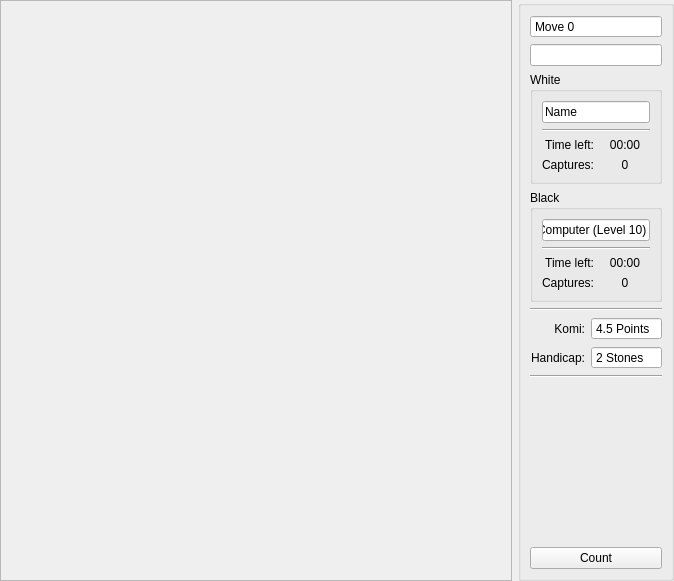
<ui version="4.0" >
 <class>GameScreen</class>
 <widget class="QWidget" name="GameScreen" >
  <property name="geometry" >
   <rect>
    <x>0</x>
    <y>0</y>
    <width>674</width>
    <height>581</height>
   </rect>
  </property>
  <layout class="QHBoxLayout" name="horizontalLayout_2" >
   <property name="margin" >
    <number>0</number>
   </property>
   <item>
    <widget class="QFrame" name="gameFrame" >
     <property name="frameShape" >
      <enum>QFrame::StyledPanel</enum>
     </property>
     <property name="frameShadow" >
      <enum>QFrame::Raised</enum>
     </property>
    </widget>
   </item>
   <item>
    <widget class="QGroupBox" name="infoBox" >
     <property name="sizePolicy" >
      <sizepolicy vsizetype="Preferred" hsizetype="Fixed" >
       <horstretch>0</horstretch>
       <verstretch>0</verstretch>
      </sizepolicy>
     </property>
     <property name="title" >
      <string/>
     </property>
     <layout class="QGridLayout" name="gridLayout_3" >
      <item row="4" column="0" colspan="2" >
       <widget class="QGroupBox" name="capturesBox" >
        <property name="title" >
         <string>White</string>
        </property>
        <layout class="QGridLayout" name="gridLayout" >
         <item row="5" column="0" >
          <widget class="QLabel" name="label" >
           <property name="text" >
            <string>Captures:</string>
           </property>
           <property name="alignment" >
            <set>Qt::AlignRight|Qt::AlignTrailing|Qt::AlignVCenter</set>
           </property>
          </widget>
         </item>
         <item row="5" column="1" >
          <widget class="QLabel" name="whiteCapturesLabel" >
           <property name="text" >
            <string>0</string>
           </property>
           <property name="alignment" >
            <set>Qt::AlignCenter</set>
           </property>
          </widget>
         </item>
         <item row="4" column="0" >
          <widget class="QLabel" name="label_2" >
           <property name="text" >
            <string>Time left:</string>
           </property>
           <property name="alignment" >
            <set>Qt::AlignRight|Qt::AlignTrailing|Qt::AlignVCenter</set>
           </property>
          </widget>
         </item>
         <item row="4" column="1" >
          <widget class="QLabel" name="whiteTimeLabel" >
           <property name="text" >
            <string>00:00</string>
           </property>
           <property name="alignment" >
            <set>Qt::AlignCenter</set>
           </property>
          </widget>
         </item>
         <item row="2" column="0" colspan="2" >
          <widget class="KLineEdit" name="whitePlayerName" >
           <property name="enabled" >
            <bool>true</bool>
           </property>
           <property name="focusPolicy" >
            <enum>Qt::NoFocus</enum>
           </property>
           <property name="contextMenuPolicy" >
            <enum>Qt::NoContextMenu</enum>
           </property>
           <property name="acceptDrops" >
            <bool>false</bool>
           </property>
           <property name="text" >
            <string>Name</string>
           </property>
           <property name="readOnly" >
            <bool>true</bool>
           </property>
           <property name="urlDropsEnabled" >
            <bool>false</bool>
           </property>
          </widget>
         </item>
         <item row="3" column="0" colspan="2" >
          <widget class="Line" name="line_3" >
           <property name="orientation" >
            <enum>Qt::Horizontal</enum>
           </property>
          </widget>
         </item>
        </layout>
       </widget>
      </item>
      <item row="7" column="0" >
       <widget class="QLabel" name="label_3" >
        <property name="text" >
         <string>Komi:</string>
        </property>
        <property name="alignment" >
         <set>Qt::AlignRight|Qt::AlignTrailing|Qt::AlignVCenter</set>
        </property>
        <property name="buddy" >
         <cstring>komiSpinBox</cstring>
        </property>
       </widget>
      </item>
      <item row="8" column="0" >
       <widget class="QLabel" name="label_5" >
        <property name="text" >
         <string>Handicap:</string>
        </property>
        <property name="alignment" >
         <set>Qt::AlignRight|Qt::AlignTrailing|Qt::AlignVCenter</set>
        </property>
        <property name="buddy" >
         <cstring>handicapSpinBox</cstring>
        </property>
       </widget>
      </item>
      <item row="10" column="0" colspan="2" >
       <spacer name="verticalSpacer" >
        <property name="orientation" >
         <enum>Qt::Vertical</enum>
        </property>
        <property name="sizeHint" stdset="0" >
         <size>
          <width>20</width>
          <height>280</height>
         </size>
        </property>
       </spacer>
      </item>
      <item row="1" column="0" colspan="2" >
       <widget class="QLineEdit" name="playerLabel" >
        <property name="focusPolicy" >
         <enum>Qt::NoFocus</enum>
        </property>
        <property name="contextMenuPolicy" >
         <enum>Qt::NoContextMenu</enum>
        </property>
        <property name="acceptDrops" >
         <bool>false</bool>
        </property>
        <property name="text" >
         <string/>
        </property>
        <property name="readOnly" >
         <bool>true</bool>
        </property>
       </widget>
      </item>
      <item row="11" column="0" colspan="2" >
       <widget class="KPushButton" name="countButton" >
        <property name="text" >
         <string>Count</string>
        </property>
       </widget>
      </item>
      <item row="6" column="0" colspan="2" >
       <widget class="Line" name="line" >
        <property name="orientation" >
         <enum>Qt::Horizontal</enum>
        </property>
       </widget>
      </item>
      <item row="9" column="0" colspan="2" >
       <widget class="Line" name="line_2" >
        <property name="orientation" >
         <enum>Qt::Horizontal</enum>
        </property>
       </widget>
      </item>
      <item row="8" column="1" >
       <widget class="QSpinBox" name="handicapSpinBox" >
        <property name="focusPolicy" >
         <enum>Qt::NoFocus</enum>
        </property>
        <property name="contextMenuPolicy" >
         <enum>Qt::NoContextMenu</enum>
        </property>
        <property name="readOnly" >
         <bool>true</bool>
        </property>
        <property name="buttonSymbols" >
         <enum>QAbstractSpinBox::NoButtons</enum>
        </property>
        <property name="suffix" >
         <string> Stones</string>
        </property>
        <property name="minimum" >
         <number>2</number>
        </property>
        <property name="maximum" >
         <number>9</number>
        </property>
       </widget>
      </item>
      <item row="7" column="1" >
       <widget class="QDoubleSpinBox" name="komiSpinBox" >
        <property name="focusPolicy" >
         <enum>Qt::NoFocus</enum>
        </property>
        <property name="contextMenuPolicy" >
         <enum>Qt::NoContextMenu</enum>
        </property>
        <property name="readOnly" >
         <bool>true</bool>
        </property>
        <property name="buttonSymbols" >
         <enum>QAbstractSpinBox::NoButtons</enum>
        </property>
        <property name="suffix" >
         <string> Points</string>
        </property>
        <property name="decimals" >
         <number>1</number>
        </property>
        <property name="maximum" >
         <double>50.000000000000000</double>
        </property>
        <property name="value" >
         <double>4.500000000000000</double>
        </property>
       </widget>
      </item>
      <item row="0" column="0" colspan="2" >
       <widget class="QSpinBox" name="moveSpinBox" >
        <property name="focusPolicy" >
         <enum>Qt::NoFocus</enum>
        </property>
        <property name="contextMenuPolicy" >
         <enum>Qt::NoContextMenu</enum>
        </property>
        <property name="readOnly" >
         <bool>true</bool>
        </property>
        <property name="buttonSymbols" >
         <enum>QAbstractSpinBox::NoButtons</enum>
        </property>
        <property name="suffix" >
         <string/>
        </property>
        <property name="prefix" >
         <string>Move </string>
        </property>
        <property name="maximum" >
         <number>1000000</number>
        </property>
       </widget>
      </item>
      <item row="5" column="0" colspan="2" >
       <widget class="QGroupBox" name="groupBox" >
        <property name="title" >
         <string>Black</string>
        </property>
        <layout class="QGridLayout" name="gridLayout_2" >
         <item row="3" column="0" >
          <widget class="QLabel" name="label_4" >
           <property name="text" >
            <string>Captures:</string>
           </property>
           <property name="alignment" >
            <set>Qt::AlignRight|Qt::AlignTrailing|Qt::AlignVCenter</set>
           </property>
          </widget>
         </item>
         <item row="3" column="1" >
          <widget class="QLabel" name="blackCapturesLabel" >
           <property name="text" >
            <string>0</string>
           </property>
           <property name="alignment" >
            <set>Qt::AlignCenter</set>
           </property>
          </widget>
         </item>
         <item row="2" column="0" >
          <widget class="QLabel" name="label_6" >
           <property name="text" >
            <string>Time left:</string>
           </property>
           <property name="alignment" >
            <set>Qt::AlignRight|Qt::AlignTrailing|Qt::AlignVCenter</set>
           </property>
          </widget>
         </item>
         <item row="2" column="1" >
          <widget class="QLabel" name="blackTimeLabel" >
           <property name="text" >
            <string>00:00</string>
           </property>
           <property name="alignment" >
            <set>Qt::AlignCenter</set>
           </property>
          </widget>
         </item>
         <item row="0" column="0" colspan="2" >
          <widget class="KLineEdit" name="blackPlayerName" >
           <property name="enabled" >
            <bool>true</bool>
           </property>
           <property name="focusPolicy" >
            <enum>Qt::NoFocus</enum>
           </property>
           <property name="contextMenuPolicy" >
            <enum>Qt::NoContextMenu</enum>
           </property>
           <property name="acceptDrops" >
            <bool>false</bool>
           </property>
           <property name="text" >
            <string>Computer (Level 10)</string>
           </property>
           <property name="readOnly" >
            <bool>true</bool>
           </property>
           <property name="urlDropsEnabled" >
            <bool>false</bool>
           </property>
          </widget>
         </item>
         <item row="1" column="0" colspan="2" >
          <widget class="Line" name="line_4" >
           <property name="orientation" >
            <enum>Qt::Horizontal</enum>
           </property>
          </widget>
         </item>
        </layout>
       </widget>
      </item>
     </layout>
    </widget>
   </item>
  </layout>
 </widget>
 <customwidgets>
  <customwidget>
   <class>KLineEdit</class>
   <extends>QLineEdit</extends>
   <header>klineedit.h</header>
  </customwidget>
  <customwidget>
   <class>KPushButton</class>
   <extends>QPushButton</extends>
   <header>kpushbutton.h</header>
  </customwidget>
 </customwidgets>
 <tabstops>
  <tabstop>countButton</tabstop>
 </tabstops>
 <resources/>
 <connections/>
</ui>
